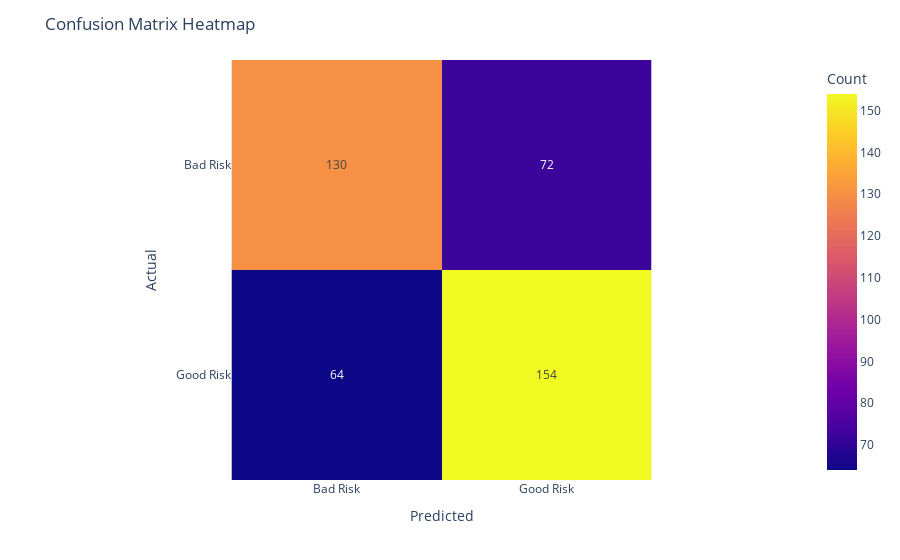

Notebook cell for this chart:
### Code cell
confusion_matrix = pd.crosstab(y_test, y_pred)

confusion_matrix.index = ["Bad Risk", "Good Risk"]
confusion_matrix.columns = ["Bad Risk", "Good Risk"]

# Create a heatmap of the confusion matrix
fig = px.imshow(confusion_matrix.values, 
                labels=dict(x="Predicted", y="Actual", color="Count"),
                x=confusion_matrix.columns,
                y=confusion_matrix.index,
                text_auto=True)

fig.update_layout(title="Confusion Matrix Heatmap")
fig.show()

### Figure 1 — Plotly figure (JSON) as saved in the notebook; plotly's stock layout.template omitted (floating-point values rounded to 4 significant figures)
{"data": [{"coloraxis": "coloraxis", "hovertemplate": "Predicted: %{x}<br>Actual: %{y}<br>Count: %{z}<extra></extra>", "name": "0", "texttemplate": "%{z}", "type": "heatmap", "x": ["Bad Risk", "Good Risk"], "xaxis": "x", "y": ["Bad Risk", "Good Risk"], "yaxis": "y", "z": [[130, 72], [64, 154]]}], "layout": {"coloraxis": {"colorbar": {"title": {"text": "Count"}}, "colorscale": [[0, "#0d0887"], [0.1111, "#46039f"], [0.2222, "#7201a8"], [0.3333, "#9c179e"], [0.4444, "#bd3786"], [0.5556, "#d8576b"], [0.6667, "#ed7953"], [0.7778, "#fb9f3a"], [0.8889, "#fdca26"], [1, "#f0f921"]]}, "margin": {"t": 60}, "title": {"text": "Confusion Matrix Heatmap"}, "xaxis": {"anchor": "y", "constrain": "domain", "domain": [0, 1], "scaleanchor": "y", "title": {"text": "Predicted"}}, "yaxis": {"anchor": "x", "autorange": "reversed", "constrain": "domain", "domain": [0, 1], "title": {"text": "Actual"}}}}
